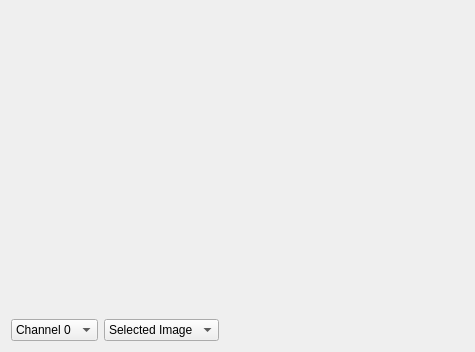
<?xml version="1.0" encoding="UTF-8"?>
<ui version="4.0">
 <class>PhasorWidget</class>
 <widget class="QWidget" name="PhasorWidget">
  <property name="geometry">
   <rect>
    <x>0</x>
    <y>0</y>
    <width>475</width>
    <height>352</height>
   </rect>
  </property>
  <property name="windowTitle">
   <string>Phasor Map</string>
  </property>
  <layout class="QVBoxLayout" name="verticalLayout" stretch="1,0">
   <item>
    <widget class="ColormappedImageWidget" name="image_widget" native="true"/>
   </item>
   <item>
    <layout class="QHBoxLayout" name="horizontalLayout">
     <item>
      <widget class="QComboBox" name="channel_combo">
       <property name="currentText">
        <string>Channel 0</string>
       </property>
       <item>
        <property name="text">
         <string>Channel 0</string>
        </property>
       </item>
      </widget>
     </item>
     <item>
      <widget class="QComboBox" name="display_combo">
       <item>
        <property name="text">
         <string>Selected Image</string>
        </property>
       </item>
       <item>
        <property name="text">
         <string>All Images</string>
        </property>
       </item>
      </widget>
     </item>
     <item>
      <spacer name="horizontalSpacer">
       <property name="orientation">
        <enum>Qt::Horizontal</enum>
       </property>
       <property name="sizeHint" stdset="0">
        <size>
         <width>40</width>
         <height>20</height>
        </size>
       </property>
      </spacer>
     </item>
    </layout>
   </item>
  </layout>
 </widget>
 <customwidgets>
  <customwidget>
   <class>ColormappedImageWidget</class>
   <extends>QWidget</extends>
   <header>ColormappedImageWidget.h</header>
   <container>1</container>
  </customwidget>
 </customwidgets>
 <resources/>
 <connections/>
</ui>
